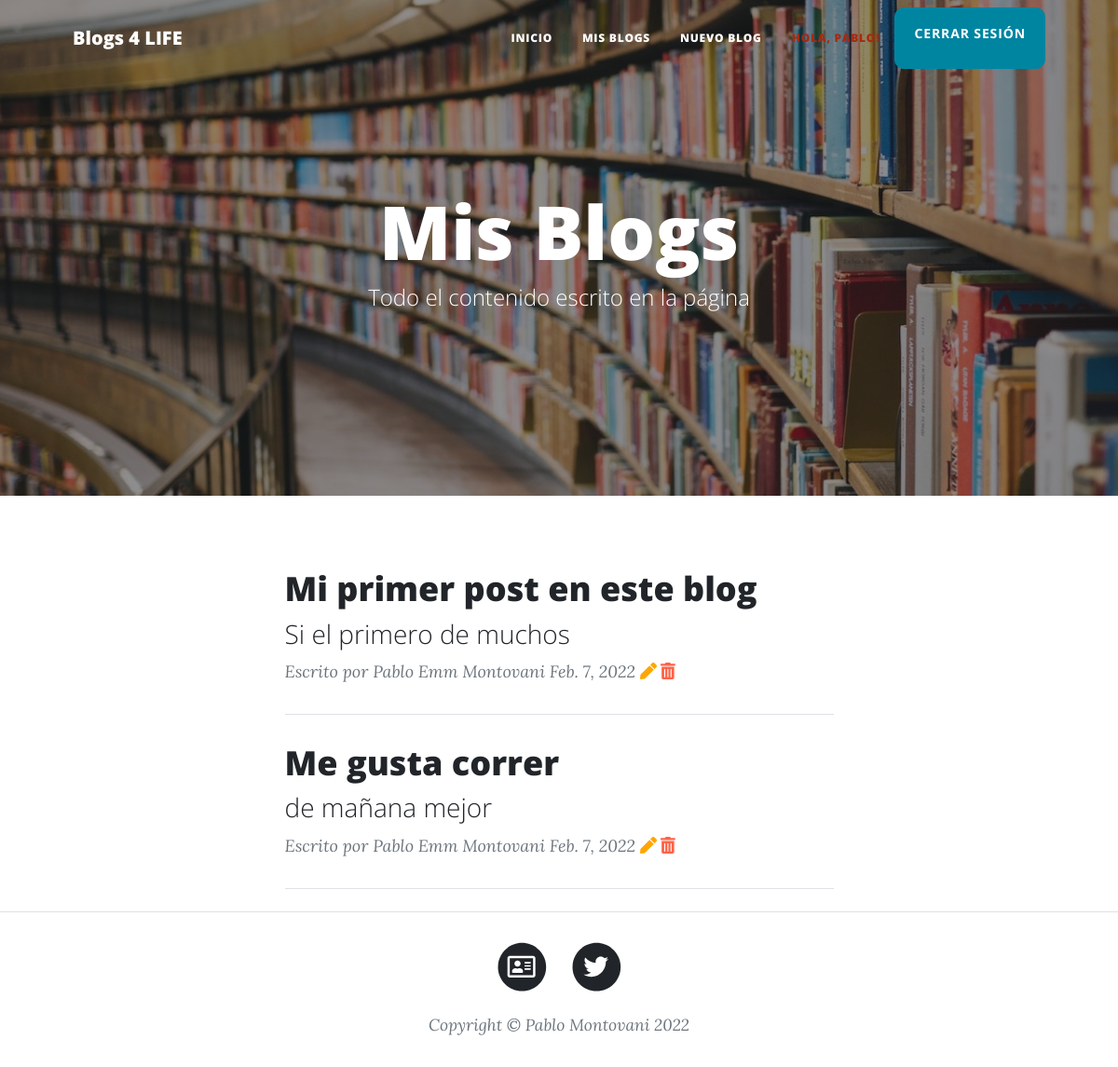
The page /MisBlogs (signed in) on the database its author committed.
### BlogApp/models.py (models this page shows)
class Blog(Model):
    titulo= CharField(max_length=50)
    subtitulo= CharField(max_length=50)
    user = ForeignKey(User, on_delete=CASCADE)
    fecha= DateField()
    contenido= RichTextField()
    imagen= ImageField(upload_to='imagenes', null=True, blank=False)
    class Meta:
       ordering = ['-fecha']

### BlogApp/views.py (the view)
# urls.py: path('MisBlogs', BlogMyView.as_view(), name="mis_blogs"),
class BlogMyView(LoginRequiredMixin, ListView):
    model = Blog
    template_name = 'BlogApp/mis_blogs.html'
    context_object_name = 'blogs'
    paginate_by = 10
    def get_queryset(self, **kwargs):
        return Blog.objects.filter(user__username=self.request.user)

### templates/BlogApp/mis_blogs.html (shortened to what this page needs)
{% extends "BlogApp/padre.html" %}
{% load static %}
{% block ContenidoPrincipal %}
    <header class="masthead" style="background-image: url('{%static 'BlogApp/assets/img/mis_blogs.jpg' %}')">
        <div class="container position-relative px-4 px-lg-5">
            <div class="row gx-4 gx-lg-5 justify-content-center">
                <div class="col-md-10 col-lg-8 col-xl-7">
                    <div class="site-heading">
                        <h1>Mis Blogs</h1>
                        <span class="subheading">Todo el contenido escrito en la página</span>
                    </div>
                </div>
            </div>
        </div>
    </header>
         <div class="container px-4 px-lg-5">
            <div class="row gx-4 gx-lg-5 justify-content-center">
                <div class="col-md-10 col-lg-8 col-xl-7">
                    {% if not blogs %}
                        <div class="alert alert-danger" role="alert">
                            No existen entradas en el blog.
                        </div>
                    {% else %}
                        {% for blog in blogs %}
                            <div class="post-preview">
                                <a href="{% url 'blog_ver' blog.id %}">
                                    <h2 class="post-title">{{blog.titulo}}</h2>
                                    <h3 class="post-subtitle">{{blog.subtitulo}}</h3>
                                </a>
                                <p class="post-meta">
                                    Escrito por
                                    {% if blog.user.last_name %}
                                        <a>{{blog.user.first_name}} {{blog.user.last_name}}</a>
                                    {% else %}
                                        <a>{{blog.user}}</a>
                                    {% endif %}
                                    {{blog.fecha}}
                                    {% if blog.user == user %}
                                        <a style="font-size: 1em; color: orange;" href="{% url 'blog_update' blog.id %}">
                                            <i class="fas fa-pen"></i>
                                        </a>
                                        <a style="font-size: 1em; color: Tomato;" href="{% url 'blog_delete' blog.id %}">
                                            <i class="fas fa-trash-alt"></i>
                                        </a>
                                    {% endif %}
                                </p>
                            </div>
                            <hr class="my-4" />
                        {% endfor %}
                    {% endif %}
                </div>
            </div>
        </div>
{% endblock %}

### templates/BlogApp/padre.html (shortened to what this page needs)
<!DOCTYPE html>
<html lang="en">
    <head>
        {% load static %}
        <link href="{%static 'BlogApp/css/styles.css' %}" rel="stylesheet" />
    </head>
    <body>
        <nav class="navbar navbar-expand-lg navbar-light" id="mainNav">
            <div class="container px-4 px-lg-5">
                <a class="navbar-brand" href="{% url 'inicio' %}">Blogs 4 LIFE</a>
                <div class="collapse navbar-collapse" id="navbarResponsive">
                    <ul class="navbar-nav ms-auto py-4 py-lg-0">
                        <li class="nav-item"><a class="nav-link px-lg-3 py-3 py-lg-4" href="{% url 'inicio' %}">Inicio</a></li>
                        <li class="nav-item"><a class="nav-link px-lg-3 py-3 py-lg-4" href="{% url 'mis_blogs' %}">Mis Blogs</a></li>
                        <li class="nav-item"><a class="nav-link px-lg-3 py-3 py-lg-4" href="{% url 'blog_add' %}">Nuevo Blog</a></li>
                        {% if user.is_authenticated %}
                            <li class="nav-item"><a class="nav-link nav-link-user px-lg-3 py-3 py-lg-4" href="{% url 'profile' %}">Hola, {{user.username}}!</a></li>
                            <a class="btn btn-primary" href="{% url 'logout' %}">CERRAR SESIÓN</a>
                        {% endif %}
                    </ul>
                </div>
            </div>
        </nav>
        {% block ContenidoPrincipal %}
        {% endblock %}
        <footer class="border-top">
            <div class="container px-4 px-lg-5">
                <div class="row gx-4 gx-lg-5 justify-content-center">
                    <div class="col-md-10 col-lg-8 col-xl-7">
                        <ul class="list-inline text-center">
                            <li class="list-inline-item">
                                <a href="{% url 'about_me' %}">
                                    <span class="fa-stack fa-lg">
                                        <i class="fas fa-circle fa-stack-2x"></i>
                                        <i class="far fa-address-card fa-stack-1x fa-inverse"></i>
                                    </span>
                                </a>
                            </li>
                            <li class="list-inline-item">
                                <a href="https://twitter.com/emanuel11">
                                    <span class="fa-stack fa-lg">
                                        <i class="fas fa-circle fa-stack-2x"></i>
                                        <i class="fab fa-twitter fa-stack-1x fa-inverse"></i>
                                    </span>
                                </a>
                            </li>
                        </ul>
                        <div class="small text-center text-muted fst-italic">Copyright &copy; Pablo Montovani 2022</div>
                    </div>
                </div>
            </div>
        </footer>
    </body>
</html>

### rows shown on the page
Blog: titulo "Mi primer post en este blog", subtitulo "Si el primero de muchos", user.first_name "Pablo Emm", user.last_name "Montovani", fecha "Feb. 7, 2022"
Blog: titulo "Me gusta correr", subtitulo "de mañana mejor", user.first_name "Pablo Emm", user.last_name "Montovani", fecha "Feb. 7, 2022"

### other values the page prints
{{ user.username }} "PABLO"
